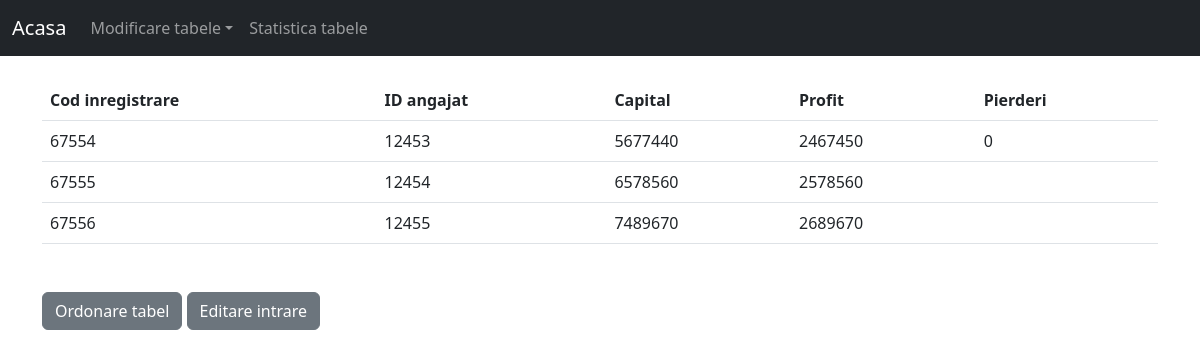
Page /website/afisare_bilant.php on the committed database.
### tables this page shows
CREATE TABLE `bilant` (
  `cod_inregistrare` int(11) NOT NULL,
  `id_angajat` int(11) DEFAULT NULL,
  `capital` float NOT NULL,
  `profit` float DEFAULT NULL,
  `pierderi` float DEFAULT NULL
);

### website/afisare_bilant.php (the view, shortened to what this page needs)
<?php
include 'conexiune_bd.php';
?>
<!doctype html>
<html>
<head>
    <link href="https://cdn.jsdelivr.net/npm/bootstrap@5.2.3/dist/css/bootstrap.min.css" rel="stylesheet">
</head>
<body style="background-color:#ffffff">
    <?php
        require 'navbar.php';
    ?>
<div class="container">
<table class="table mb-5">
  <thead>
    <tr>
      <th scope="col">Cod inregistrare</th>
      <th scope="col">ID angajat</th>
      <th scope="col">Capital</th>
      <th scope="col">Profit</th>
      <th scope="col">Pierderi</th>
    </tr>
  </thead>
  <tbody>
<?php
 if (!isset($_GET['orderby']))
     $stmt = $conn->prepare("SELECT * FROM bilant");
 $stmt->execute();
 $results = $stmt->fetchAll(PDO::FETCH_ASSOC);
 foreach ($results as $result)
 {
    ?>
     <tr>
         <td><?= $result['cod_inregistrare'] ?></td>
         <td><?= $result['id_angajat'] ?></td>
         <td><?= $result['capital'] ?></td>
         <td><?= $result['profit'] ?></td>
         <td><?= $result['pierderi'] ?></td>
     </tr>
 <?php } ?>
 </tbody>
    </table>
    <p>
  <button class="btn btn-secondary" type="button" data-bs-toggle="collapse" data-bs-target="#collapse1" aria-expanded="false" aria-controls="collapseExample">
    Ordonare tabel
  </button>
  <button class="btn btn-secondary" type="button" data-bs-toggle="collapse" data-bs-target="#collapse2" aria-expanded="false" aria-controls="collapseExample">
    Editare intrare
  </button>
</p>
 </div>
</body>
</html>

### rows in the picture
bilant: cod_inregistrare "67554", id_angajat "12453", capital "5677440", profit "2467450", pierderi "0"
bilant: cod_inregistrare "67555", id_angajat "12454", capital "6578560", profit "2578560"
bilant: cod_inregistrare "67556", id_angajat "12455", capital "7489670", profit "2689670"
